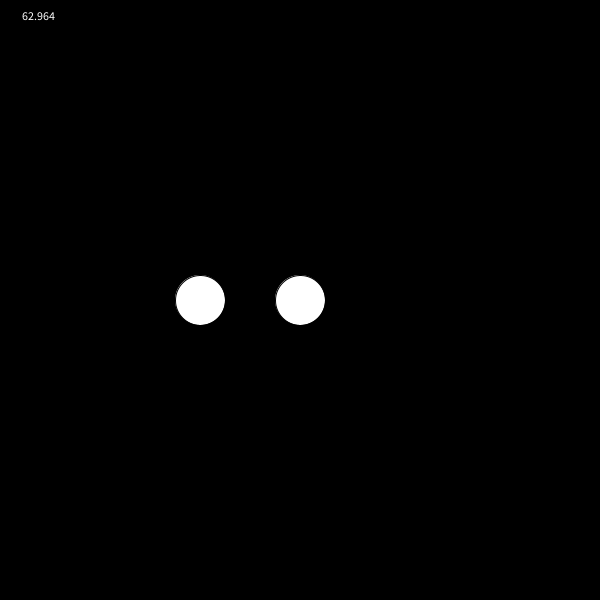
Frame 1 (no input)
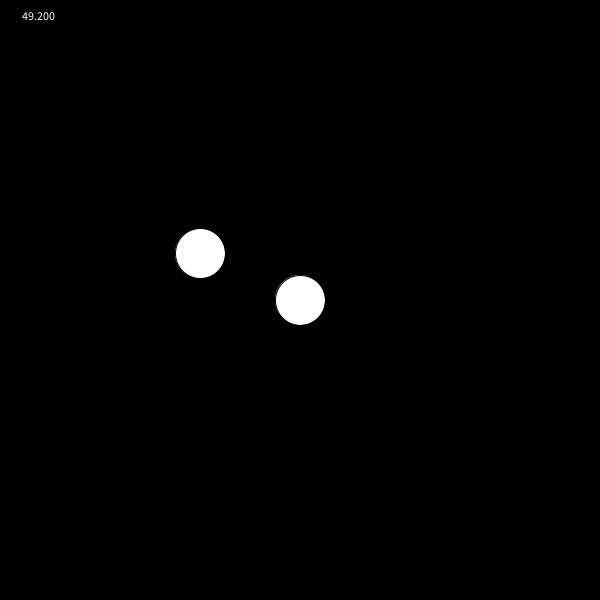
Frame 60 (the mouse pressed at the canvas centre just before this capture)
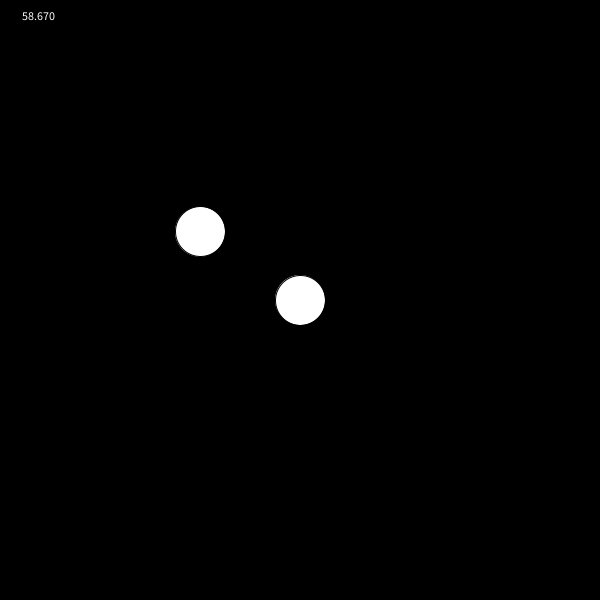
Frame 120 (the mouse held since frame 60 and released just before this capture)

The Processing sketch that drew these frames (run headless with seeded random() and noise(); from frame 60 on, the mouse is pressed at the canvas centre):

// Processing sketch: sample
// ── sample.pde
SYSTEM s = new SYSTEM();

void setup() {
  size(600, 600);
  smooth();
  background(0);
  s.addBody(new Body(1000000000, 300, 300, 0, 0));
  s.addBody(new Body(10, 200, 300, 0, -10));
}

void draw() {
  background(0);
  text(frameRate, 20, 20);
  s.show();
  s.run();
}

import java.util.*;

public class Body{

  private float mass;
  private float xvelocity;
  private float yvelocity;
  private float x;
  private float y;

  public Body(float m, float xpos, float ypos, float xvel, float yvel){
    mass = m;
    x = xpos;
    y = ypos;
    xvelocity = xvel;
    yvelocity = yvel;
  }

  //a bunch of getters

  public float getXVel(){
    return xvelocity;
  }
  public float getYVel(){
    return yvelocity;
  }
  public float getX(){
    return x;
  }
  public float getY(){
    return y;
  }
  public float getMass(){
    return mass;
  }

  //a bunch of setters

  public void setXVel(float newXVel){
    xvelocity = newXVel;
  }
  public void setYVel(float newYVel){
    yvelocity = newYVel;
  }
  public void setX(float newX){
    x = newX;
  }
  public void setY(float newY){
    y = newY;
  }
  public void setMass(float newMass){
    mass = newMass;
  }

  //main function!
  public void orbit(Body other){
    forceAcc(other);
    move();
  }

  //private helpers
  private double dist(Body other){
    return Math.sqrt(Math.pow(getX() - other.getX(), 2) +
       Math.pow(getY() - other.getY(), 2));
  }

  //finds the magnitude of acceleration due to the force exerted by a body
  private double forceAcc(Body other){
    //scale factor of 100 comes in here
    return (6.67 * Math.pow(10, -24)) * other.getMass() /
      (Math.pow(dist(other), 2));
  }

  //finds the angle between the two bodies
  private double theta(Body other){
    return Math.atan(Math.abs(getX() - other.getX())/
       Math.abs(getY() - other.getY()));
  }

  private void force(Body other){
    //accounting for time errors
    float counter = 0.0;
    float simtime = 0.001;
    counter += (1 / frameRate);
    while (counter > 0.0){
      if (getX() > other.getX()){
        xvelocity -= forceAcc(other) * Math.sin(theta(other)) * simtime;
      }
      else{
        xvelocity += forceAcc(other) * Math.sin(theta(other)) * simtime;
      }
      if (getY() > other.getY()){
        yvelocity -= forceAcc(other) * Math.cos(theta(other)) * simtime;
      }
      else{
        yvelocity += forceAcc(other) * Math.cos(theta(other)) * simtime;
      }
      counter -= simtime;
    }
  }

  void move(){
    setX(getX() + xvelocity * (1/frameRate));
    setY(getY() + yvelocity * (1/frameRate));
  }
  
  void display() {
    ellipse(getX(), getY(), 50, 50);
  }

}

import java.util.*;
import java.lang.*;

public class SYSTEM{

  private ArrayList<Body> bodies;

  public SYSTEM(){
    bodies = new ArrayList<Body>();
  }

  //basic getter
  public Body getBody(int index){
    return bodies.get(index);
  }

  //basic setter
  public void addBody(Body thing){
    bodies.add(thing);
  }

  //main function! this calls the orbit function on each pair of bodies
  //in the SYSTEM.
  public void run(){
    for (int x = 0; x < bodies.size(); x++){
      for (int y = 0; y < bodies.size(); y++){
        getBody(x).orbit(getBody(y));
      }
    }
  }
  
  void show(){
    for (int x = 0; x < bodies.size(); x++){
      getBody(x).display();
    }
  }
    
}
